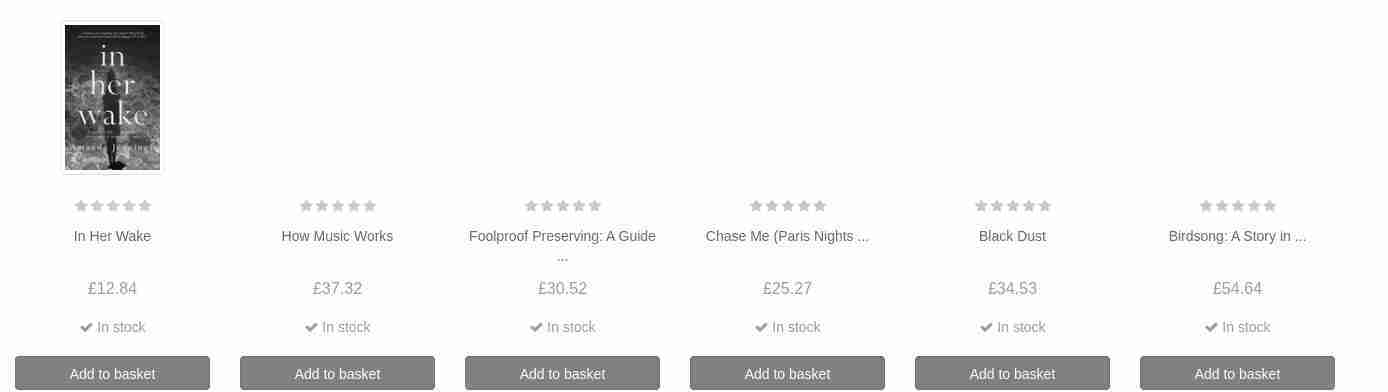
#> input picture book_items/row_0.png, 1388 x 392 px, found by its file name
$ python rotate_grid.py
#> lines starting #> are read from the running program, lines starting #| are printed output that depends on the picture; after the words box and inside, x2 and y2 are one past the last pixel; in counts of white or black regions, pixels touching at a corner belong together
from PIL import Image
import cv2
import numpy as np
import os

# def rotate_image(image_path):
#     # Load the image
#     image = Image.open(image_path)  # Replace with your image path

#     # Rotate the image by
#     # If the image has an alpha channel, split it out before inverting
#     rotated_image = image.rotate(-90, expand=True)

#     # Save the result
#     rotated_image.save("rotated_output.jpg")  # Save as JPG or any desired format

def merge_lines(lines, threshold=10):
    if not lines:
        return []
    lines.sort()
    merged = [lines[0]]
    for current in lines[1:]:
        last = merged[-1]
        if abs(current[0] - last[0]) < threshold:
            avg = (current[0] + last[0]) // 2
            merged[-1] = (avg, avg)
        else:
            merged.append(current)
    return [l[0] for l in merged]

def vertical_slicing_via_rotation(image_path, output_folder="vertical_slices"):
#> called with output_folder = 'vertical_slices'
    os.makedirs(output_folder, exist_ok=True)

    # Load and rotate image 90 degrees clockwise
    image = cv2.imread(image_path)
#> image is the input picture: shape (392, 1388, 3); min 0, max 255, mean 238.5
    if image is None:
        print("Error loading image.")
        return

    rotated = cv2.rotate(image, cv2.ROTATE_90_CLOCKWISE)
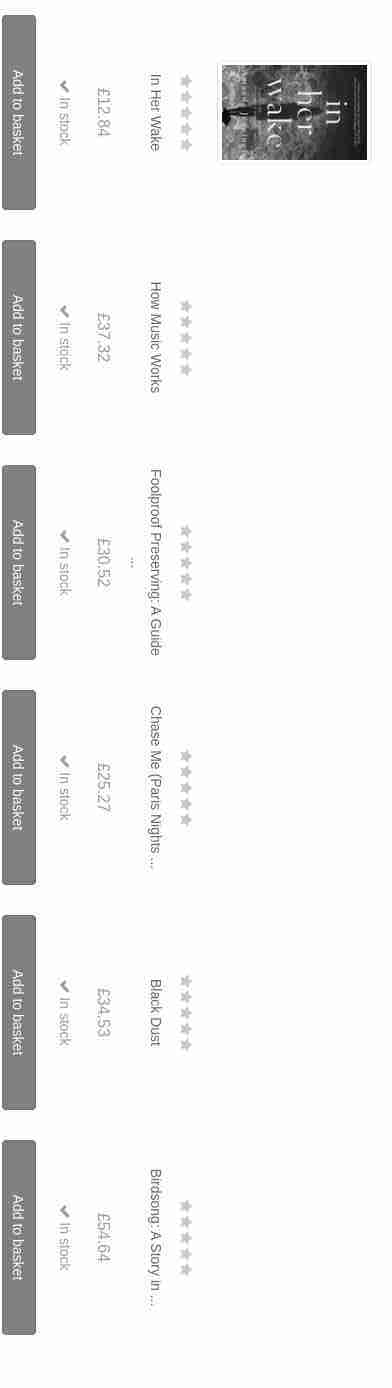
#> rotated: shape (1388, 392, 3); min 0, max 255, mean 238.5
    gray = cv2.cvtColor(rotated, cv2.COLOR_BGR2GRAY)

    # Thresholding to highlight horizontal (former vertical) lines
    thresh = cv2.adaptiveThreshold(
        gray, 255, cv2.ADAPTIVE_THRESH_GAUSSIAN_C,
        cv2.THRESH_BINARY_INV, 11, 2
    )
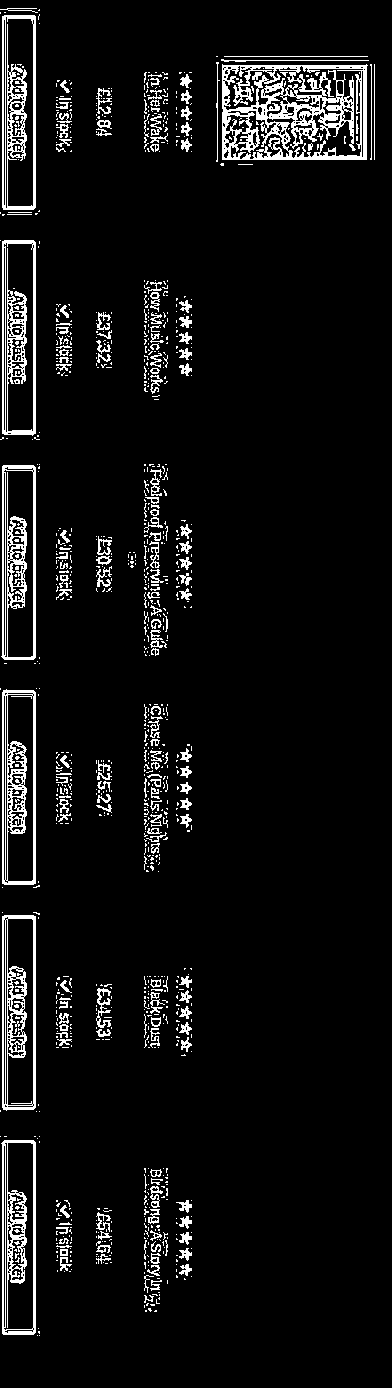
#> thresh: shape (1388, 392); 6.7% white in thin lines or dots
    cv2.imwrite(os.path.join(output_folder, "rotated_thresh_debug.png"), thresh)

    # Detect horizontal lines (which are vertical lines in the original image)
    lines = cv2.HoughLinesP(
        thresh,
        rho=1,
        theta=np.pi / 180,
        threshold=50,
        minLineLength=rotated.shape[1] // 3,
        maxLineGap=10
    )
#> lines = 53 rows, first 6: [7, 659, 7, 465], [2, 887, 2, 692], [33, 887, 33, 690], [34, 438, 34, 241], [35, 1107, 35, 912], [3, 1334, 3, 1141]

    horizontal_lines = []
    if lines is not None:
        for line in lines:
            x1, y1, x2, y2 = line[0]
            if abs(y2 - y1) < 10:
                horizontal_lines.append((min(y1, y2), max(y1, y2)))
#> this loop made 53 passes
#> (x1, y1, x2, y2) on passes 1 to 12: (7, 659, 7, 465), (2, 887, 2, 692), (33, 887, 33, 690), (34, 438, 34, 241), (35, 1107, 35, 912), (3, 1334, 3, 1141), (5, 663, 5, 465), (145, 634, 145, 481), (6, 240, 9, 378), (7, 1334, 9, 1192), (158, 852, 158, 706), (151, 868, 151, 708)
#> after the loop, horizontal_lines = [(156, 159), (111, 117), (94, 97), (114, 121), (56, 56), (60, 60), (83, 90), (105, 112), (66, 66), (65, 65), (81, 81), (68, 68)]

    merged_lines = merge_lines(horizontal_lines, threshold=15)
#> in merge_lines, `merged = [lines[0]]`: merged = [(56, 56)]
#> the loop in merge_lines, `for current in lines[1:]:` made 11 passes
#> (current, last, avg) on passes 1, 2, 3, 4, 6, 7, 9, 10: ((60, 60), (56, 56), 58), ((65, 65), (58, 58), 61), ((66, 66), (61, 61), 63), ((68, 68), (63, 63), 65), ((83, 90), (81, 81), 82), ((94, 97), (82, 82), 88), ((111, 117), (105, 112), 108), ((114, 121), (108, 108), 111)
#> (current, last) on passes 5, 8, 11: ((81, 81), (65, 65)), ((105, 112), (88, 88)), ((156, 159), (111, 111))
#> after the loop in merge_lines, `for current in lines[1:]:`: merged = [(65, 65), (88, 88), (111, 111), (156, 159)]
#> merged_lines = [65, 88, 111, 156]

    # Ensure boundaries are included
    if 0 not in merged_lines:
        merged_lines.insert(0, 0)
    if rotated.shape[0] not in merged_lines:
        merged_lines.append(rotated.shape[0])

    merged_lines = sorted(set(merged_lines))
#> merged_lines = [0, 65, 88, 111, 156, 1388]

    # Overlay for debug
    overlay = rotated.copy()
    for y in merged_lines:
        cv2.line(overlay, (0, y), (rotated.shape[1], y), (0, 255, 0), 2)
#> this loop made 6 passes
#> y on passes 2 to 6: 65, 88, 111, 156, 1388
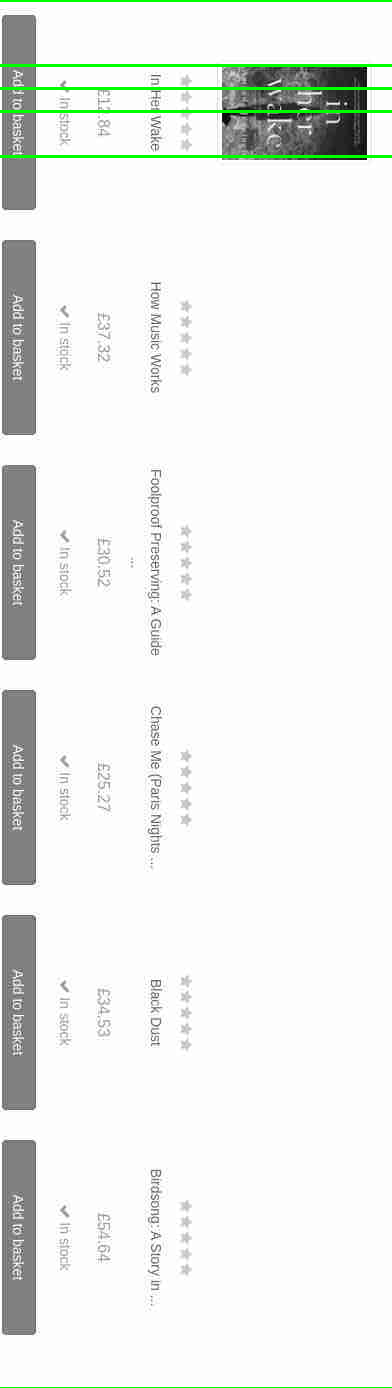
#> overlay: shape (1388, 392, 3); 1.08% of pixels changed, all inside (x1, y1, x2, y2) = (0, 0, 392, 1388)
    cv2.imwrite(os.path.join(output_folder, "rotated_grid_overlay.png"), overlay)

    # Crop and rotate slices back to original orientation
    col_paths = []
    for i in range(len(merged_lines) - 1):
        y1, y2 = merged_lines[i], merged_lines[i+1]
        if y2 - y1 < 50:
            continue
        row_crop = rotated[y1:y2, :]
        restored = cv2.rotate(row_crop, cv2.ROTATE_90_COUNTERCLOCKWISE)
        path = os.path.join(output_folder, f"col_{i}.png")
        cv2.imwrite(path, restored)
        col_paths.append(path)
#> this loop made 5 passes
#> (y1, y2) on passes 1 to 5: (0, 65), (65, 88), (88, 111), (111, 156), (156, 1388)
#> pass 1, in vertical_slicing_via_rotation, `row_crop = rotated[y1:y2, :]`:
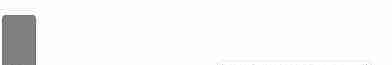
#> row_crop: shape (65, 392, 3); min 96, max 255, mean 244.4
#> pass 1, in vertical_slicing_via_rotation, `restored = cv2.rotate(row_crop, cv2.ROTATE_90_COUNTERCLOCKWISE)`:
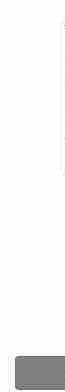
#> restored: shape (392, 65, 3); min 96, max 255, mean 244.4
#> after the loop:
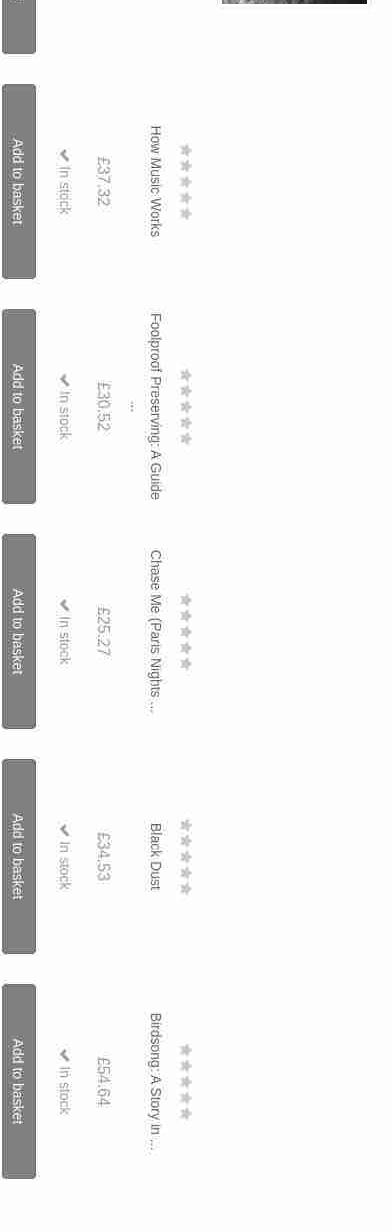
#> row_crop: shape (1232, 392, 3); min 16, max 255, mean 242.6
#> after the loop, col_paths = ['vertical_slices/col_0.png', 'vertical_slices/col_4.png']

    print(f"✅ Detected and saved {len(col_paths)} vertical slices (columns).")
#| ✅ Detected and saved 2 vertical slices (columns).


if __name__=="__main__":

    vertical_slicing_via_rotation("/home/sweta/Projects/Pline/Experiment/AIScreenshotParsing/book_items/row_0.png")  # Replace with your image path
